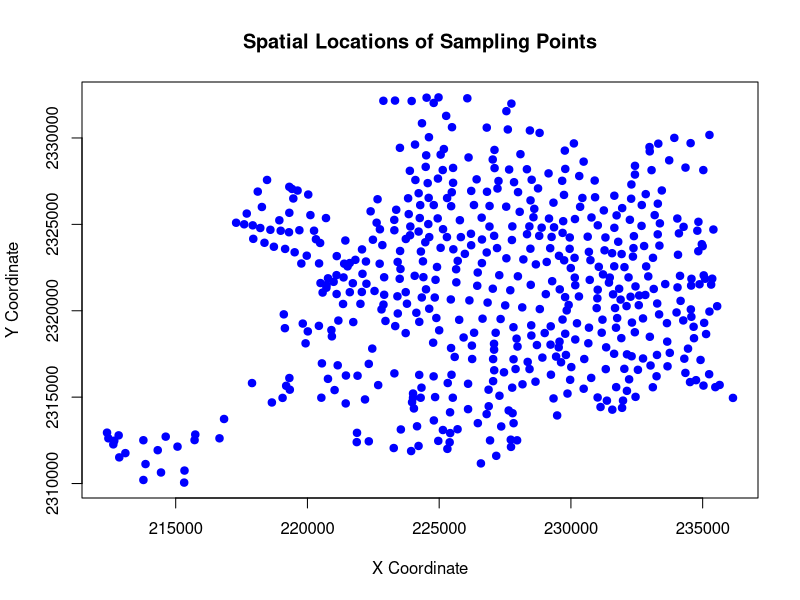
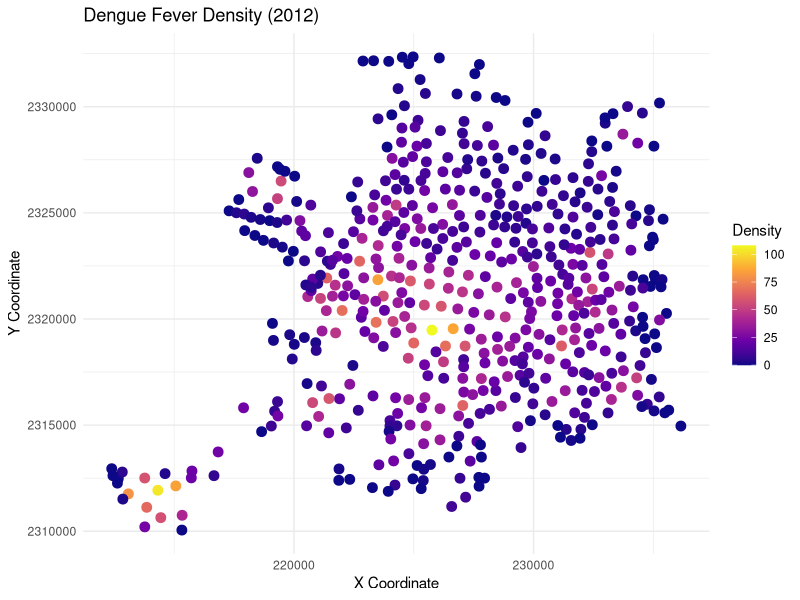

R code for these plots, in order:
## ---- chunk 1
knitr::opts_chunk$set(echo = TRUE)
## ---- chunk 2
library(ggplot2)
data <- read.csv('Merida_Den12_13_14_15.csv')
head(data)
## ---- chunk 3
summary(data)
## ---- chunk 4
#maybe overlay the map of the location
plot(data$X, data$Y, 
     main = "Spatial Locations of Sampling Points",
     xlab = "X Coordinate", 
     ylab = "Y Coordinate", 
     pch = 19, col = "blue")

## ---- chunk 5
ggplot(data, aes(x = X, y = Y, color = Den2012)) +
  geom_point(size = 3) +
  scale_color_viridis_c(option = "plasma") +
  labs(title = "Dengue Fever Density (2012)",
       x = "X Coordinate", y = "Y Coordinate",
       color = "Density") +
  theme_minimal()

